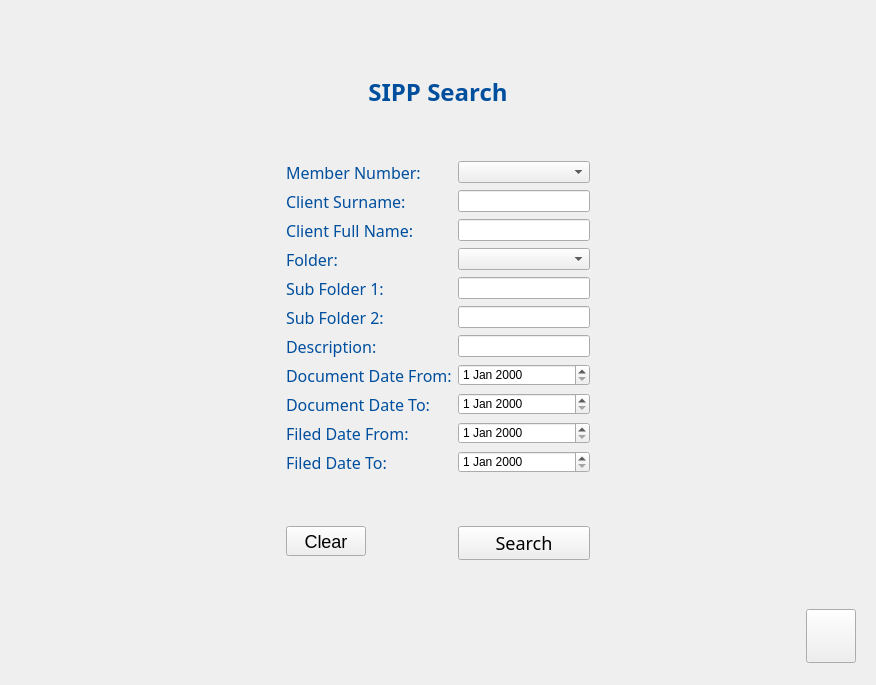
      <widget class="QWidget" name="search_sipp_page">
       <layout class="QVBoxLayout" name="verticalLayout_7">
        <item>
         <widget class="QWidget" name="search_sipp_top_widget" native="true">
          <layout class="QHBoxLayout" name="horizontalLayout_13">
           <item>
            <spacer name="horizontalSpacer_16">
             <property name="orientation">
              <enum>Qt::Horizontal</enum>
             </property>
             <property name="sizeHint" stdset="0">
              <size>
               <width>257</width>
               <height>20</height>
              </size>
             </property>
            </spacer>
           </item>
           <item>
            <widget class="QWidget" name="search_sipp_widget" native="true">
             <property name="styleSheet">
              <string notr="true">QLabel {
  font-family: aptos;
  font-size: 16px;
  color: #004f9e;
}</string>
             </property>
             <layout class="QFormLayout" name="formLayout_2">
              <item row="0" column="1">
               <spacer name="verticalSpacer_12">
                <property name="orientation">
                 <enum>Qt::Vertical</enum>
                </property>
                <property name="sizeHint" stdset="0">
                 <size>
                  <width>132</width>
                  <height>40</height>
                 </size>
                </property>
               </spacer>
              </item>
              <item row="3" column="1">
               <spacer name="verticalSpacer_13">
                <property name="orientation">
                 <enum>Qt::Vertical</enum>
                </property>
                <property name="sizeHint" stdset="0">
                 <size>
                  <width>132</width>
                  <height>40</height>
                 </size>
                </property>
               </spacer>
              </item>
              <item row="5" column="0">
               <widget class="QLabel" name="search_sipp_member_number_label">
                <property name="text">
                 <string>Member Number:</string>
                </property>
               </widget>
              </item>
              <item row="9" column="0">
               <widget class="QLabel" name="search_sipp_folder_label">
                <property name="text">
                 <string>Folder:</string>
                </property>
               </widget>
              </item>
              <item row="9" column="1">
               <widget class="QComboBox" name="search_sipp_folder">
                <property name="cursor">
                 <cursorShape>PointingHandCursor</cursorShape>
                </property>
               </widget>
              </item>
              <item row="11" column="0">
               <widget class="QLabel" name="search_sipp_subfolder1_label">
                <property name="text">
                 <string>Sub Folder 1:</string>
                </property>
               </widget>
              </item>
              <item row="11" column="1">
               <widget class="QLineEdit" name="search_sipp_subfolder1"/>
              </item>
              <item row="13" column="0">
               <widget class="QLabel" name="search_sipp_subfolder2_label">
                <property name="text">
                 <string>Sub Folder 2:</string>
                </property>
               </widget>
              </item>
              <item row="13" column="1">
               <widget class="QLineEdit" name="search_sipp_subfolder2"/>
              </item>
              <item row="15" column="0">
               <widget class="QLabel" name="search_sipp_description_label">
                <property name="text">
                 <string>Description:</string>
                </property>
               </widget>
              </item>
              <item row="15" column="1">
               <widget class="QLineEdit" name="search_sipp_description"/>
              </item>
              <item row="17" column="0">
               <widget class="QLabel" name="search_sipp_doc_date_from_label">
                <property name="text">
                 <string>Document Date From:</string>
                </property>
               </widget>
              </item>
              <item row="17" column="1">
               <widget class="QDateEdit" name="search_sipp_doc_date_from">
                <property name="cursor">
                 <cursorShape>IBeamCursor</cursorShape>
                </property>
               </widget>
              </item>
              <item row="19" column="0">
               <widget class="QLabel" name="search_sipp_doc_date_to_label">
                <property name="text">
                 <string>Document Date To:</string>
                </property>
               </widget>
              </item>
              <item row="19" column="1">
               <widget class="QDateEdit" name="search_sipp_doc_date_to">
                <property name="cursor">
                 <cursorShape>IBeamCursor</cursorShape>
                </property>
               </widget>
              </item>
              <item row="21" column="0">
               <widget class="QLabel" name="search_sipp_file_date_from_label">
                <property name="text">
                 <string>Filed Date From:</string>
                </property>
               </widget>
              </item>
              <item row="21" column="1">
               <widget class="QDateEdit" name="search_sipp_file_date_from">
                <property name="cursor">
                 <cursorShape>IBeamCursor</cursorShape>
                </property>
               </widget>
              </item>
              <item row="23" column="0">
               <widget class="QLabel" name="search_sipp_file_date_to_label">
                <property name="text">
                 <string>Filed Date To:</string>
                </property>
               </widget>
              </item>
              <item row="23" column="1">
               <widget class="QDateEdit" name="search_sipp_file_date_to">
                <property name="cursor">
                 <cursorShape>IBeamCursor</cursorShape>
                </property>
               </widget>
              </item>
              <item row="25" column="1">
               <spacer name="verticalSpacer_14">
                <property name="orientation">
                 <enum>Qt::Vertical</enum>
                </property>
                <property name="sizeHint" stdset="0">
                 <size>
                  <width>132</width>
                  <height>40</height>
                 </size>
                </property>
               </spacer>
              </item>
              <item row="1" column="0" colspan="2">
               <widget class="QLabel" name="search_sipp_title_label">
                <property name="font">
                 <font>
                  <family>aptos</family>
                  <pointsize>-1</pointsize>
                  <weight>75</weight>
                  <bold>true</bold>
                 </font>
                </property>
                <property name="styleSheet">
                 <string notr="true">#search_sipp_title_label {
  font-size: 24px;
  font-weight: bold;
}</string>
                </property>
                <property name="text">
                 <string>SIPP Search</string>
                </property>
                <property name="alignment">
                 <set>Qt::AlignCenter</set>
                </property>
               </widget>
              </item>
              <item row="7" column="0">
               <widget class="QLabel" name="search_sipp_surname_label">
                <property name="text">
                 <string>Client Surname:</string>
                </property>
               </widget>
              </item>
              <item row="8" column="0">
               <widget class="QLabel" name="search_sipp_full_name_label">
                <property name="text">
                 <string>Client Full Name:</string>
                </property>
               </widget>
              </item>
              <item row="7" column="1">
               <widget class="QLineEdit" name="search_sipp_surname"/>
              </item>
              <item row="8" column="1">
               <widget class="QLineEdit" name="search_sipp_full_name"/>
              </item>
              <item row="5" column="1">
               <widget class="QComboBox" name="search_sipp_member_number">
                <property name="cursor">
                 <cursorShape>PointingHandCursor</cursorShape>
                </property>
               </widget>
              </item>
              <item row="27" column="1">
               <widget class="QPushButton" name="search_sipp_but">
                <property name="minimumSize">
                 <size>
                  <width>0</width>
                  <height>30</height>
                 </size>
                </property>
                <property name="font">
                 <font>
                  <family>Aptos</family>
                  <pointsize>-1</pointsize>
                  <weight>50</weight>
                  <italic>false</italic>
                  <bold>false</bold>
                 </font>
                </property>
                <property name="cursor">
                 <cursorShape>PointingHandCursor</cursorShape>
                </property>
                <property name="styleSheet">
                 <string notr="true">#search_sipp_but {
  text-align: center;
  font-size: 18px;
}
</string>
                </property>
                <property name="text">
                 <string>Search</string>
                </property>
                <property name="icon">
                 <iconset resource="assets/icons/resources.qrc">
                  <normaloff>:/newPrefix/light_search.png</normaloff>:/newPrefix/light_search.png</iconset>
                </property>
               </widget>
              </item>
              <item row="27" column="0">
               <widget class="QPushButton" name="search_sipp_clear_but">
                <property name="minimumSize">
                 <size>
                  <width>75</width>
                  <height>30</height>
                 </size>
                </property>
                <property name="cursor">
                 <cursorShape>PointingHandCursor</cursorShape>
                </property>
                <property name="styleSheet">
                 <string notr="true">#search_sipp_clear_but {
  text-align: center;
  font-size: 18px;
}</string>
                </property>
                <property name="text">
                 <string>Clear</string>
                </property>
               </widget>
              </item>
             </layout>
            </widget>
           </item>
           <item>
            <spacer name="horizontalSpacer_17">
             <property name="orientation">
              <enum>Qt::Horizontal</enum>
             </property>
             <property name="sizeHint" stdset="0">
              <size>
               <width>257</width>
               <height>20</height>
              </size>
             </property>
            </spacer>
           </item>
          </layout>
         </widget>
        </item>
        <item>
         <spacer name="verticalSpacer_15">
          <property name="orientation">
           <enum>Qt::Vertical</enum>
          </property>
          <property name="sizeHint" stdset="0">
           <size>
            <width>20</width>
            <height>15</height>
           </size>
          </property>
         </spacer>
        </item>
        <item>
         <widget class="QWidget" name="search_sipp_bottom_widget" native="true">
          <property name="minimumSize">
           <size>
            <width>0</width>
            <height>75</height>
           </size>
          </property>
          <property name="maximumSize">
           <size>
            <width>16777215</width>
            <height>75</height>
           </size>
          </property>
          <layout class="QHBoxLayout" name="horizontalLayout_12">
           <item>
            <spacer name="horizontalSpacer_15">
             <property name="orientation">
              <enum>Qt::Horizontal</enum>
             </property>
             <property name="sizeHint" stdset="0">
              <size>
               <width>733</width>
               <height>20</height>
              </size>
             </property>
            </spacer>
           </item>
           <item>
            <widget class="QPushButton" name="search_sipp_back_but">
             <property name="minimumSize">
              <size>
               <width>50</width>
               <height>54</height>
              </size>
             </property>
             <property name="maximumSize">
              <size>
               <width>50</width>
               <height>54</height>
              </size>
             </property>
             <property name="cursor">
              <cursorShape>PointingHandCursor</cursorShape>
             </property>
             <property name="text">
              <string/>
             </property>
             <property name="icon">
              <iconset resource="assets/icons/resources.qrc">
               <normaloff>:/newPrefix/light_back.png</normaloff>:/newPrefix/light_back.png</iconset>
             </property>
             <property name="iconSize">
              <size>
               <width>40</width>
               <height>40</height>
              </size>
             </property>
            </widget>
           </item>
          </layout>
         </widget>
        </item>
       </layout>
      </widget>
